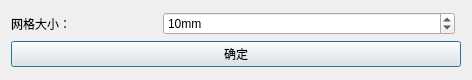
<?xml version="1.0" encoding="UTF-8"?>
<ui version="4.0">
 <class>Dialog</class>
 <widget class="QDialog" name="Dialog">
  <property name="geometry">
   <rect>
    <x>0</x>
    <y>0</y>
    <width>472</width>
    <height>80</height>
   </rect>
  </property>
  <property name="windowTitle">
   <string>Dialog</string>
  </property>
  <layout class="QVBoxLayout" name="verticalLayout">
   <item>
    <layout class="QGridLayout" name="gridLayout" columnstretch="2,4,0">
     <item row="0" column="1">
      <widget class="QSpinBox" name="gridSize">
       <property name="suffix">
        <string>mm</string>
       </property>
       <property name="value">
        <number>10</number>
       </property>
      </widget>
     </item>
     <item row="0" column="0">
      <widget class="QLabel" name="label">
       <property name="text">
        <string>网格大小：</string>
       </property>
      </widget>
     </item>
     <item row="1" column="0" colspan="3">
      <widget class="QPushButton" name="pb_OK">
       <property name="text">
        <string>确定</string>
       </property>
      </widget>
     </item>
    </layout>
   </item>
  </layout>
 </widget>
 <layoutdefault spacing="6" margin="11"/>
 <resources/>
 <connections/>
</ui>
